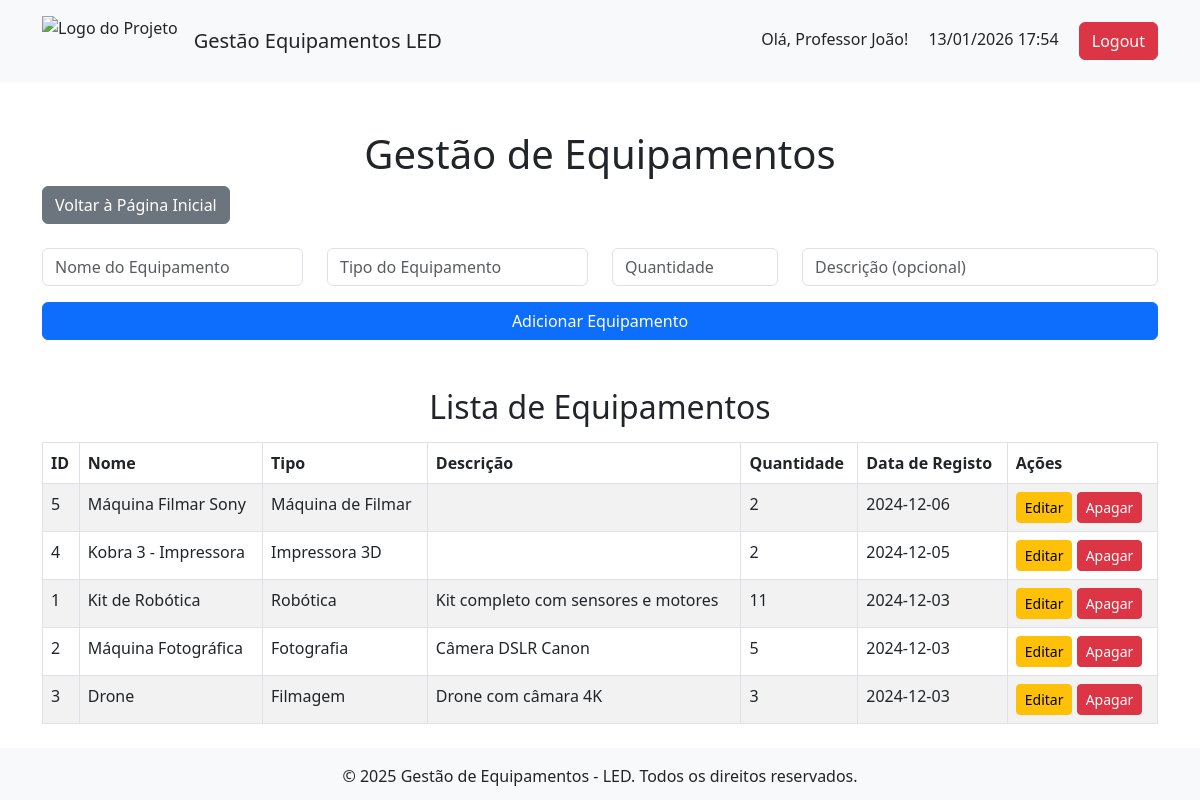
The page /lista_equipamentos.php (signed in) on the database its author committed.
### tables this page shows
CREATE TABLE IF NOT EXISTS `equipamentos` (
  `id` int NOT NULL AUTO_INCREMENT,
  `nome` varchar(255) NOT NULL,
  `tipo` varchar(255) NOT NULL,
  `descricao` text,
  `quantidade` int NOT NULL,
  `data_registo` date NOT NULL,
  PRIMARY KEY (`id`)
);

### lista_equipamentos.php (the view, shortened to what this page needs)
<?php
include 'db_connect.php';
include 'header.php';
$result = $conn->query("SELECT * FROM equipamentos ORDER BY data_registo DESC");
?>
<div class="container mt-5">
    <h1 class="text-center">Gestão de Equipamentos</h1>
    <div class="d-flex justify-content-start mb-4">
        <a href="index.php" class="btn btn-secondary">Voltar à Página Inicial</a>
    </div>
    <form method="POST" class="mt-4">
        <div class="row mb-3">
            <div class="col-md-3">
                <input type="text" name="nome" class="form-control" placeholder="Nome do Equipamento" required>
            </div>
            <div class="col-md-3">
                <input type="text" name="tipo" class="form-control" placeholder="Tipo do Equipamento" required>
            </div>
            <div class="col-md-2">
                <input type="number" name="quantidade" class="form-control" placeholder="Quantidade" required>
            </div>
            <div class="col-md-4">
                <input type="text" name="descricao" class="form-control" placeholder="Descrição (opcional)">
            </div>
        </div>
        <button type="submit" name="adicionar" class="btn btn-primary w-100">Adicionar Equipamento</button>
    </form>
    <div class="mt-5">
        <h2 class="text-center">Lista de Equipamentos</h2>
        <table class="table table-bordered table-striped mt-3">
            <thead>
                <tr>
                    <th>ID</th>
                    <th>Nome</th>
                    <th>Tipo</th>
                    <th>Descrição</th>
                    <th>Quantidade</th>
                    <th>Data de Registo</th>
                    <th>Ações</th>
                </tr>
            </thead>
            <tbody>
                <?php while ($row = $result->fetch_assoc()): ?>
                    <tr>
                        <td><?php echo $row['id']; ?></td>
                        <td><?php echo htmlspecialchars($row['nome']); ?></td>
                        <td><?php echo htmlspecialchars($row['tipo']); ?></td>
                        <td><?php echo htmlspecialchars($row['descricao']); ?></td>
                        <td><?php echo $row['quantidade']; ?></td>
                        <td><?php echo $row['data_registo']; ?></td>
                        <td>
                            <a href="editar_equipamento.php?id=<?php echo $row['id']; ?>" class="btn btn-warning btn-sm">Editar</a>
                            <a href="lista_equipamentos.php?delete=<?php echo $row['id']; ?>" class="btn btn-danger btn-sm" onclick="return confirm('Tem certeza que deseja apagar este equipamento?')">Apagar</a>
                        </td>
                    </tr>
                <?php endwhile; ?>
            </tbody>
        </table>
    </div>
</div>
<?php include 'footer.php'; ?>

### rows shown on the page
equipamentos: id "5", nome "Máquina Filmar Sony", tipo "Máquina de Filmar", quantidade "2", data_registo "2024-12-06"
equipamentos: id "4", nome "Kobra 3 - Impressora", tipo "Impressora 3D", quantidade "2", data_registo "2024-12-05"
equipamentos: id "1", nome "Kit de Robótica", tipo "Robótica", descricao "Kit completo com sensores e motores", quantidade "11", data_registo "2024-12-03"
equipamentos: id "2", nome "Máquina Fotográfica", tipo "Fotografia", descricao "Câmera DSLR Canon", quantidade "5", data_registo "2024-12-03"
equipamentos: id "3", nome "Drone", tipo "Filmagem", descricao "Drone com câmara 4K", quantidade "3", data_registo "2024-12-03"

### other values the page prints
$_SESSION['user_name'] "Professor João"
